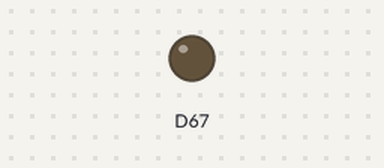
Recording of a sketch running on a simulated Arduino Due. Shown: output pins drawn as LEDs (lit = HIGH).

Above: at 0.15 s.
Timing chart, 0 to 0.2 s (numbered marks = the images above):
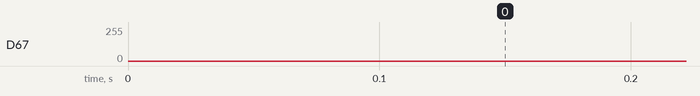

The sketch:

Ex2.ino
```cpp
#include<math.h>

//Variavies de Input
int Freq=1000; //Freq do oscilador
float Amp=0.5; //Amplitude do Oscilador 0...4095

//Variaveis globais
int fs=10000;
float Wc=(2*PI*Freq)/fs;
float Out[3]={0,0,0};
float In[2]={Amp,0};

void setup() {
  analogWriteResolution(12);// Resolução máxima para output
  analogReadResolution(12); //Resolução máxima para input
  Serial.begin(9600);
}

void loop() {
  Out[0]= In[0] - cos(Wc)*In[1] + 2*cos(Wc)*Out[1] - Out[2]; // soma-se IN para fazer componente Dc porem nao funciona pa freq pequenas
  In[1] = In[0];
  In[0] = 0;
  Out[2] = Out[1];
  Out[1] = Out[0];
  //Serial.println(Out[0]);
  analogWrite(DAC1,(Out[0]+1.0)*2048);
  delayMicroseconds((1/fs)*10^6);
}
```
